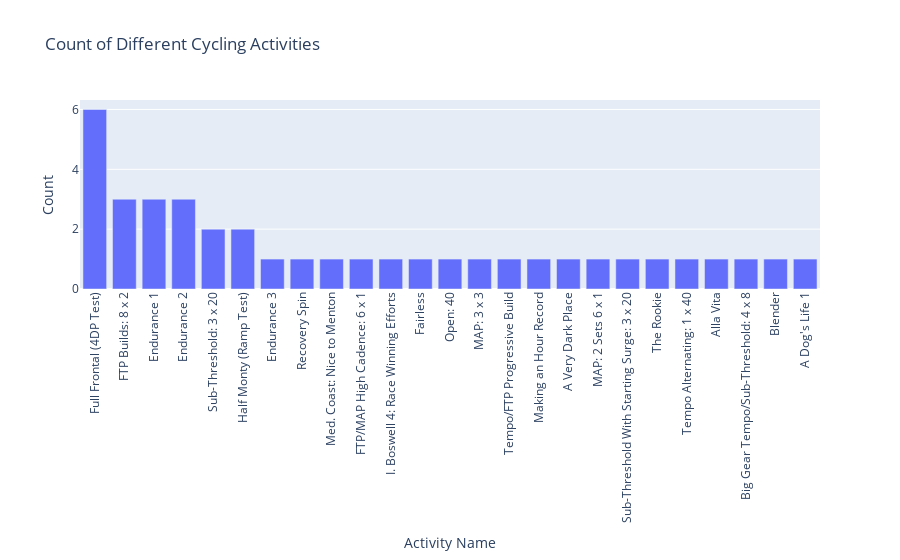
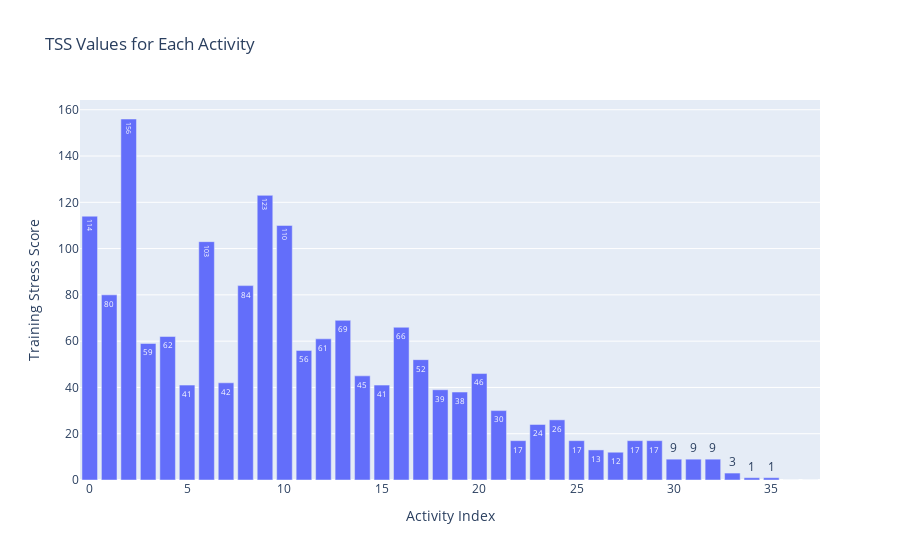
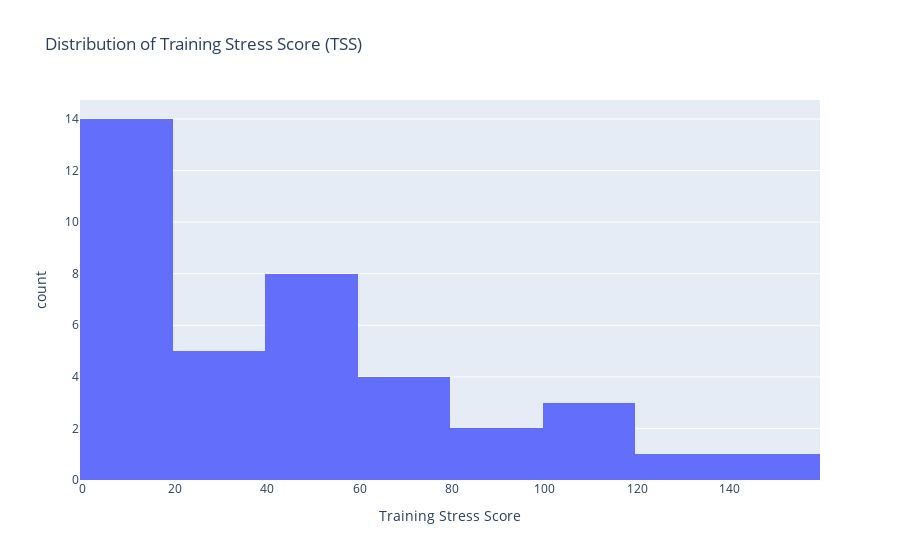
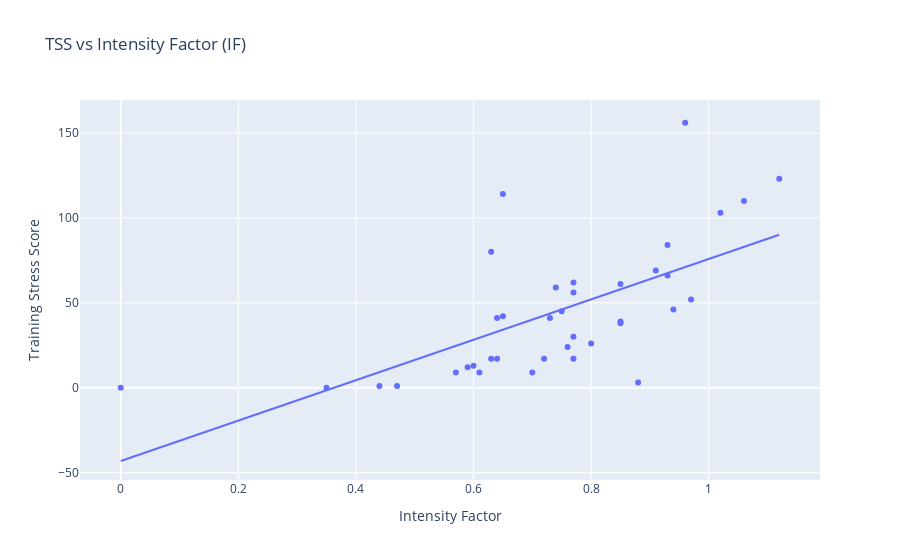

Source (notebook cell) for these figures, in order:
### Code cell
import pandas as pd
import plotly.express as px

# Load the provided cycling data
wahoo_data_path = '/Users/ngirmay/Documents/GitHub/ironman_retrospective/IronMan_2023/wahoo/wahoo_data.csv'
cycling_data = pd.read_csv(wahoo_data_path)

# 1. Bar Graph: Count of Different Cycling Activities
activity_counts = cycling_data['Activity Name'].value_counts()

# Create a bar plot using plotly
fig1 = px.bar(activity_counts, 
              x=activity_counts.index, 
              y=activity_counts.values, 
              title='Count of Different Cycling Activities',
              labels={'x':'Activity Name', 'y':'Count'})

# Update layout for better display
fig1.update_layout(xaxis_tickangle=-90)

# Show the first plot
fig1.show()

# Check if the TSS column exists or calculate it
if 'TSS' not in cycling_data.columns:
    # Assuming 'Duration' and 'Normalized Power' exist to calculate TSS (using FTP of 250W as an example)
    cycling_data['Duration (hours)'] = pd.to_timedelta(cycling_data['Duration']).dt.total_seconds() / 3600
    FTP = 250  # Adjust this value based on your actual FTP
    cycling_data['IF'] = cycling_data['Normalized Power'] / FTP
    cycling_data['TSS'] = (cycling_data['Duration (hours)'] * cycling_data['Normalized Power'] * cycling_data['IF']) / (FTP * 100)

# 2. Bar Graph: Showing TSS values for each entry
fig2 = px.bar(cycling_data, 
              y='TSS', 
              title='TSS Values for Each Activity',
              labels={'index': 'Activity', 'TSS': 'Training Stress Score'},
              text='TSS')

# Update layout for better display
fig2.update_layout(xaxis={'title':'Activity Index'}, 
                   yaxis={'title':'Training Stress Score'},
                   showlegend=False)

# Show the second plot
fig2.show()

# 3. Summary Statistics for TSS
summary_stats = cycling_data['TSS'].describe()

# Display summary statistics for TSS
print("Summary Statistics for TSS:")
print(summary_stats)

# 4. Visualization: Distribution of Training Stress Score (TSS)
fig3 = px.histogram(cycling_data, 
                    x='TSS', 
                    title='Distribution of Training Stress Score (TSS)',
                    labels={'TSS':'Training Stress Score'},
                    nbins=10)

# Show the distribution plot
fig3.show()

# 5. Scatter Plot: TSS vs IF (if available)
if 'IF' in cycling_data.columns:
    fig4 = px.scatter(cycling_data, 
                      x='IF', 
                      y='TSS', 
                      title='TSS vs Intensity Factor (IF)',
                      labels={'IF':'Intensity Factor', 'TSS':'Training Stress Score'},
                      trendline='ols')
    fig4.show()

### Figure 1 — Plotly figure (JSON) as saved in the notebook; plotly's stock layout.template omitted (floating-point values rounded to 4 significant figures)
{"data": [{"alignmentgroup": "True", "hovertemplate": "Activity Name=%{x}<br>Count=%{y}<extra></extra>", "legendgroup": "", "marker": {"color": "#636efa", "pattern": {"shape": ""}}, "name": "", "offsetgroup": "", "orientation": "v", "showlegend": false, "textposition": "auto", "type": "bar", "x": ["Full Frontal (4DP Test)", "FTP Builds: 8 x 2", "Endurance 1", "Endurance 2", "Sub-Threshold: 3 x 20", "Half Monty (Ramp Test)", "Endurance 3", "Recovery Spin", "Med. Coast: Nice to Menton", "FTP/MAP High Cadence: 6 x 1", "I. Boswell 4: Race Winning Efforts", "Fairless", "Open: 40", "MAP: 3 x 3", "Tempo/FTP Progressive Build", "Making an Hour Record", "A Very Dark Place", "MAP: 2 Sets 6 x 1", "Sub-Threshold With Starting Surge: 3 x 20", "The Rookie", "Tempo Alternating: 1 x 40", "Alla Vita", "Big Gear Tempo/Sub-Threshold: 4 x 8", "Blender", "A Dog's Life 1"], "xaxis": "x", "y": [6, 3, 3, 3, 2, 2, 1, 1, 1, 1, 1, 1, 1, 1, 1, 1, 1, 1, 1, 1, 1, 1, 1, 1, 1], "yaxis": "y"}], "layout": {"barmode": "relative", "legend": {"tracegroupgap": 0}, "title": {"text": "Count of Different Cycling Activities"}, "xaxis": {"anchor": "y", "domain": [0, 1], "tickangle": -90, "title": {"text": "Activity Name"}}, "yaxis": {"anchor": "x", "domain": [0, 1], "title": {"text": "Count"}}}}

### Figure 2 — Plotly figure (JSON) as saved in the notebook; plotly's stock layout.template omitted (floating-point values rounded to 4 significant figures)
{"data": [{"alignmentgroup": "True", "hovertemplate": "Activity=%{x}<br>Training Stress Score=%{text}<extra></extra>", "legendgroup": "", "marker": {"color": "#636efa", "pattern": {"shape": ""}}, "name": "", "offsetgroup": "", "orientation": "v", "showlegend": false, "text": [114, 80, 156, 59, 62, 41, 103, 42, 84, 123, 110, 56, 61, 69, 45, 41, 66, 52, 39, 38, 46, 30, 17, 24, 26, 17, 13, 12, 17, 17, 9, 9, 9, 3, 1, 1, 0, 0], "textposition": "auto", "type": "bar", "x": [0, 1, 2, 3, 4, 5, 6, 7, 8, 9, 10, 11, 12, 13, 14, 15, 16, 17, 18, 19, 20, 21, 22, 23, 24, 25, 26, 27, 28, 29, 30, 31, 32, 33, 34, 35, 36, 37], "xaxis": "x", "y": [114, 80, 156, 59, 62, 41, 103, 42, 84, 123, 110, 56, 61, 69, 45, 41, 66, 52, 39, 38, 46, 30, 17, 24, 26, 17, 13, 12, 17, 17, 9, 9, 9, 3, 1, 1, 0, 0], "yaxis": "y"}], "layout": {"barmode": "relative", "legend": {"tracegroupgap": 0}, "showlegend": false, "title": {"text": "TSS Values for Each Activity"}, "xaxis": {"anchor": "y", "domain": [0, 1], "title": {"text": "Activity Index"}}, "yaxis": {"anchor": "x", "domain": [0, 1], "title": {"text": "Training Stress Score"}}}}

### Figure 3 — Plotly figure (JSON) as saved in the notebook; plotly's stock layout.template omitted (floating-point values rounded to 4 significant figures)
{"data": [{"alignmentgroup": "True", "bingroup": "x", "hovertemplate": "Training Stress Score=%{x}<br>count=%{y}<extra></extra>", "legendgroup": "", "marker": {"color": "#636efa", "pattern": {"shape": ""}}, "name": "", "nbinsx": 10, "offsetgroup": "", "orientation": "v", "showlegend": false, "type": "histogram", "x": [114, 80, 156, 59, 62, 41, 103, 42, 84, 123, 110, 56, 61, 69, 45, 41, 66, 52, 39, 38, 46, 30, 17, 24, 26, 17, 13, 12, 17, 17, 9, 9, 9, 3, 1, 1, 0, 0], "xaxis": "x", "yaxis": "y"}], "layout": {"barmode": "relative", "legend": {"tracegroupgap": 0}, "title": {"text": "Distribution of Training Stress Score (TSS)"}, "xaxis": {"anchor": "y", "domain": [0, 1], "title": {"text": "Training Stress Score"}}, "yaxis": {"anchor": "x", "domain": [0, 1], "title": {"text": "count"}}}}

### Figure 4 — Plotly figure (JSON) as saved in the notebook; plotly's stock layout.template omitted (floating-point values rounded to 4 significant figures)
{"data": [{"hovertemplate": "Intensity Factor=%{x}<br>Training Stress Score=%{y}<extra></extra>", "legendgroup": "", "marker": {"color": "#636efa", "symbol": "circle"}, "mode": "markers", "name": "", "orientation": "v", "showlegend": false, "type": "scatter", "x": [0.65, 0.63, 0.96, 0.74, 0.77, 0.64, 1.02, 0.65, 0.93, 1.12, 1.06, 0.77, 0.85, 0.91, 0.75, 0.73, 0.93, 0.97, 0.85, 0.85, 0.94, 0.77, 0.63, 0.76, 0.8, 0.64, 0.6, 0.59, 0.72, 0.77, 0.57, 0.61, 0.7, 0.88, 0.47, 0.44, 0.35, 0], "xaxis": "x", "y": [114, 80, 156, 59, 62, 41, 103, 42, 84, 123, 110, 56, 61, 69, 45, 41, 66, 52, 39, 38, 46, 30, 17, 24, 26, 17, 13, 12, 17, 17, 9, 9, 9, 3, 1, 1, 0, 0], "yaxis": "y"}, {"hovertemplate": "<b>OLS trendline</b><br>TSS = 118.905 * IF + -43.1506<br>R<sup>2</sup>=0.419563<br><br>Intensity Factor=%{x}<br>Training Stress Score=%{y} <b>(trend)</b><extra></extra>", "legendgroup": "", "marker": {"color": "#636efa", "symbol": "circle"}, "mode": "lines", "name": "", "showlegend": false, "type": "scatter", "x": [0, 0.35, 0.44, 0.47, 0.57, 0.59, 0.6, 0.61, 0.63, 0.63, 0.64, 0.64, 0.65, 0.65, 0.7, 0.72, 0.73, 0.74, 0.75, 0.76, 0.77, 0.77, 0.77, 0.77, 0.8, 0.85, 0.85, 0.85, 0.88, 0.91, 0.93, 0.93, 0.94, 0.96, 0.97, 1.02, 1.06, 1.12], "xaxis": "x", "y": [-43.15, -1.534, 9.168, 12.73, 24.63, 27.0, 28.19, 29.38, 31.76, 31.76, 32.95, 32.95, 34.14, 34.14, 40.08, 42.46, 43.65, 44.84, 46.03, 47.22, 48.41, 48.41, 48.41, 48.41, 51.97, 57.92, 57.92, 57.92, 61.49, 65.05, 67.43, 67.43, 68.62, 71.0, 72.19, 78.13, 82.89, 90.02], "yaxis": "y"}], "layout": {"legend": {"tracegroupgap": 0}, "title": {"text": "TSS vs Intensity Factor (IF)"}, "xaxis": {"anchor": "y", "domain": [0, 1], "title": {"text": "Intensity Factor"}}, "yaxis": {"anchor": "x", "domain": [0, 1], "title": {"text": "Training Stress Score"}}}}
